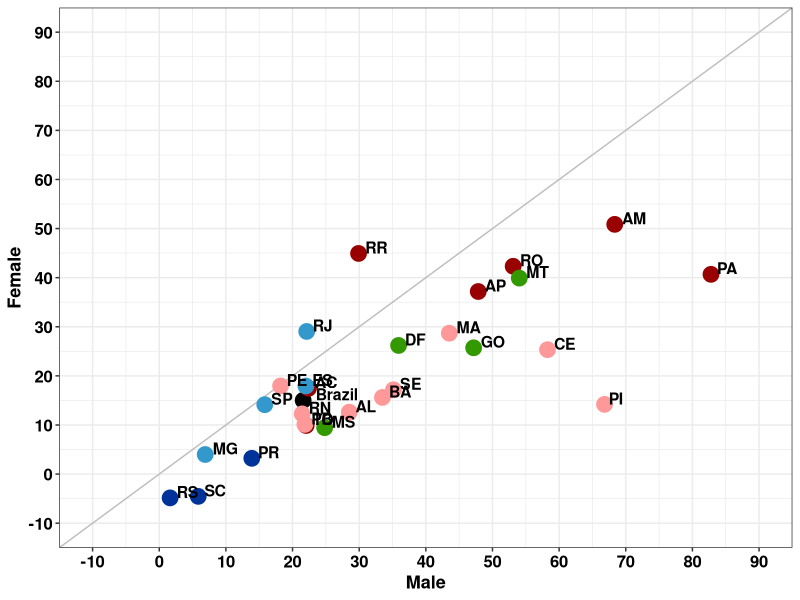
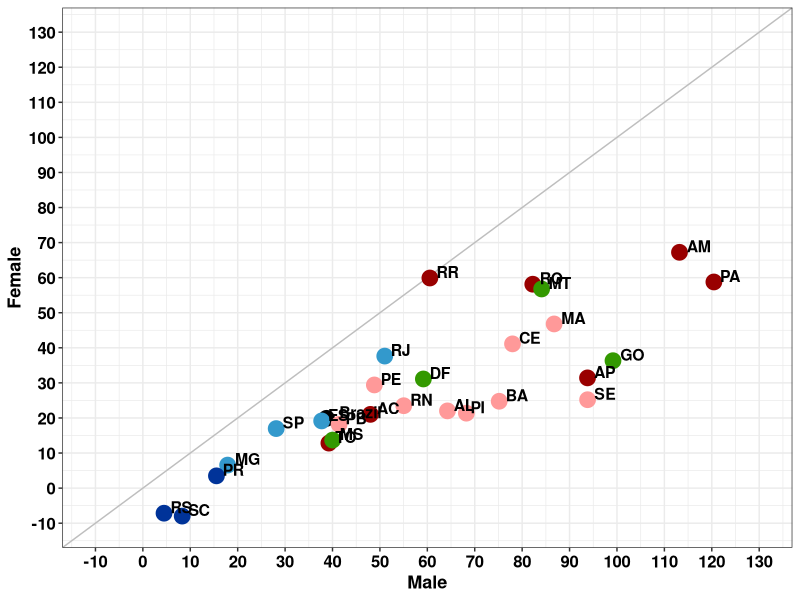

R code for these plots, in order:
library(tidyverse)
library(reshape2)
library(ggpubr)
library(ggthemes)

setwd("~/Desktop/COVID-Marcia/Brazil-E0/graphs/may28")
Fig3A <- read.csv("figure3-a.csv") 

figure3A <- ggplot(Fig3A, aes(x=male, y=female)) + 
  theme_bw()+
  geom_abline(slope=1,color = "grey") +
  geom_point(aes(color=REGION), size=5)+
  geom_text(aes(label=as.character(STATE), fontface="bold"),hjust=-0.3, vjust=0, size=4) +
  scale_y_continuous(breaks=seq(-10,90,10), limits = c(-10,90)) + scale_x_continuous(breaks=seq(-10,90,10), limits = c(-10,90)) +
  labs(colour="", x="Male", y="Female")+
  scale_color_manual(values=c("#000000", "#339900", "#990000","#FF9999","#003399","#3399CC")) +
  theme(axis.title.y=element_text(angle=90, face= "bold", colour= "black", size=13), 
        axis.title.x=element_text(angle=0, face= "bold", colour= "black", size=13),
        axis.text.x = element_text(size=12, face= "bold", colour= "black" ), 
        axis.text.y = element_text(size=12, face= "bold", colour= "black" ),
        legend.position = "none")

ggsave("fig3A.tiff", figure3A, width = 9, height=9, dpi=300)

Fig3B <- read.csv("figure3-b.csv")

figure3B <- ggplot(Fig3B, aes(x=male, y=female)) + 
  theme_bw()+
  geom_abline(slope=1,color = "grey") +
  geom_point(aes(color=REGION), size=5)+
  geom_text(aes(label=as.character(STATE), fontface="bold"),hjust=-0.3, vjust=0, size=4) +
  scale_y_continuous(breaks=seq(-10,130,10), limits = c(-10,130)) + scale_x_continuous(breaks=seq(-10,130,10), limits = c(-10,130)) +
  labs(colour="", x="Male", y="Female")+
  scale_color_manual(values=c("#000000", "#339900", "#990000","#FF9999","#003399","#3399CC")) +
  theme(axis.title.y=element_text(angle=90, face= "bold", colour= "black", size=13), 
        axis.title.x=element_text(angle=0, face= "bold", colour= "black", size=13),
        axis.text.x = element_text(size=12, face= "bold", colour= "black" ), 
        axis.text.y = element_text(size=12, face= "bold", colour= "black" ),
        legend.position = "none")


ggsave("fig3B.tiff", figure3B, width = 9, height=9, dpi=300)
